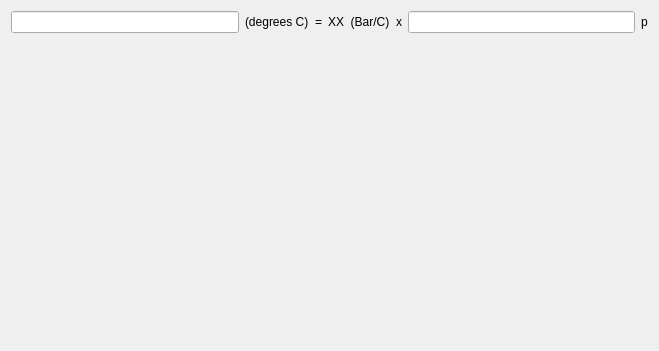
<?xml version="1.0" encoding="UTF-8"?>
<ui version="4.0">
 <class>CPage</class>
 <widget class="QWidget" name="CPage">
  <property name="geometry">
   <rect>
    <x>0</x>
    <y>0</y>
    <width>659</width>
    <height>351</height>
   </rect>
  </property>
  <property name="windowTitle">
   <string>Title</string>
  </property>
  <layout class="QVBoxLayout" name="verticalLayout">
   <item>
    <layout class="QHBoxLayout" name="horizontalLayout">
     <item>
      <widget class="QLineEdit" name="t"/>
     </item>
     <item>
      <widget class="QLabel" name="tLabel">
       <property name="text">
        <string>(degrees C)</string>
       </property>
      </widget>
     </item>
     <item>
      <widget class="QLabel" name="label">
       <property name="text">
        <string>=</string>
       </property>
      </widget>
     </item>
     <item>
      <widget class="QLabel" name="PperT">
       <property name="text">
        <string>XX  (Bar/C)</string>
       </property>
      </widget>
     </item>
     <item>
      <widget class="QLabel" name="label_2">
       <property name="text">
        <string>x</string>
       </property>
      </widget>
     </item>
     <item>
      <widget class="QLineEdit" name="p"/>
     </item>
     <item>
      <widget class="QLabel" name="pLabel">
       <property name="text">
        <string>p</string>
       </property>
      </widget>
     </item>
    </layout>
   </item>
   <item>
    <spacer name="verticalSpacer">
     <property name="orientation">
      <enum>Qt::Orientation::Vertical</enum>
     </property>
     <property name="sizeHint" stdset="0">
      <size>
       <width>20</width>
       <height>40</height>
      </size>
     </property>
    </spacer>
   </item>
  </layout>
  <action name="actionExit">
   <property name="text">
    <string>Exit</string>
   </property>
   <property name="iconText">
    <string>E&amp;xit</string>
   </property>
   <property name="shortcut">
    <string>Alt+F4</string>
   </property>
  </action>
 </widget>
 <resources/>
 <connections/>
</ui>
